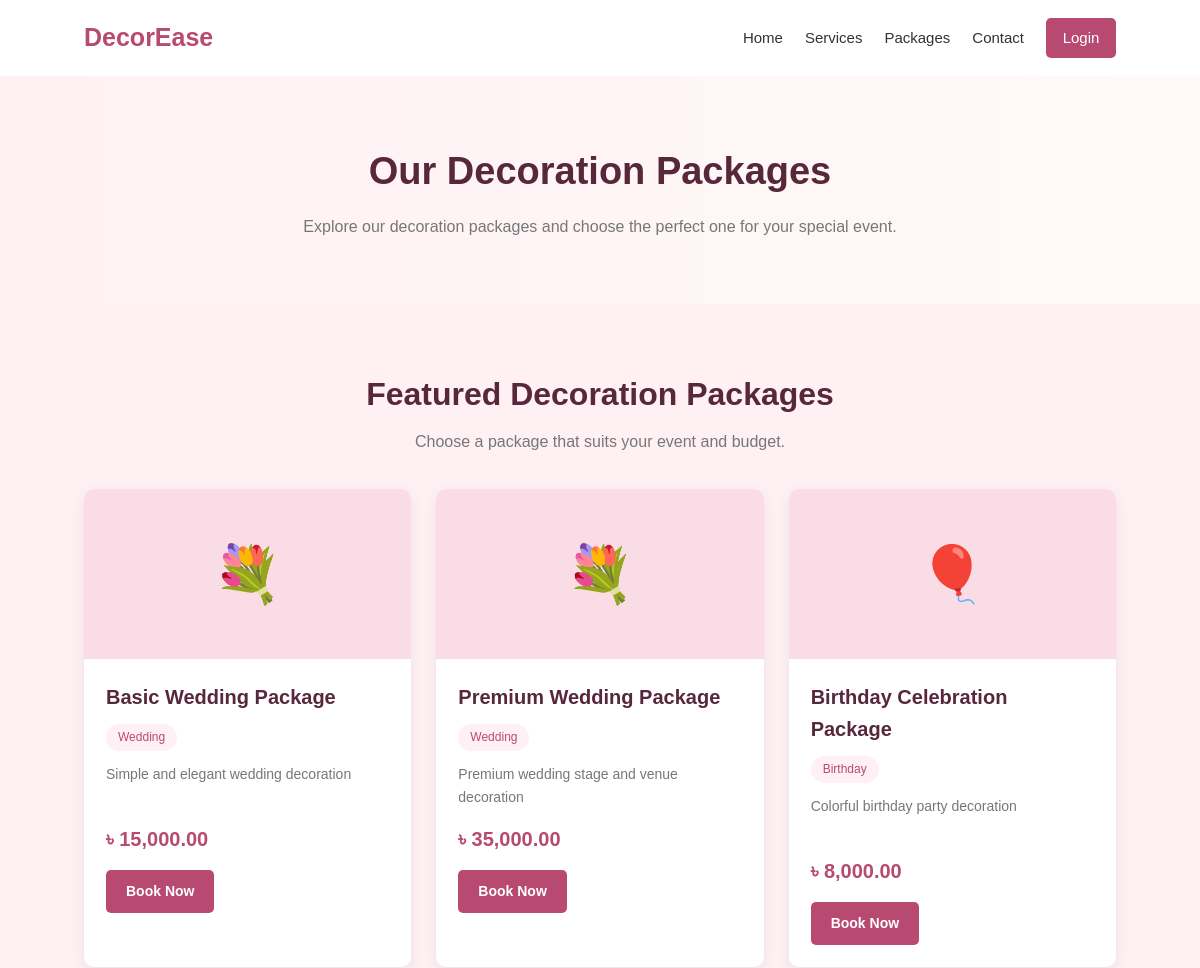
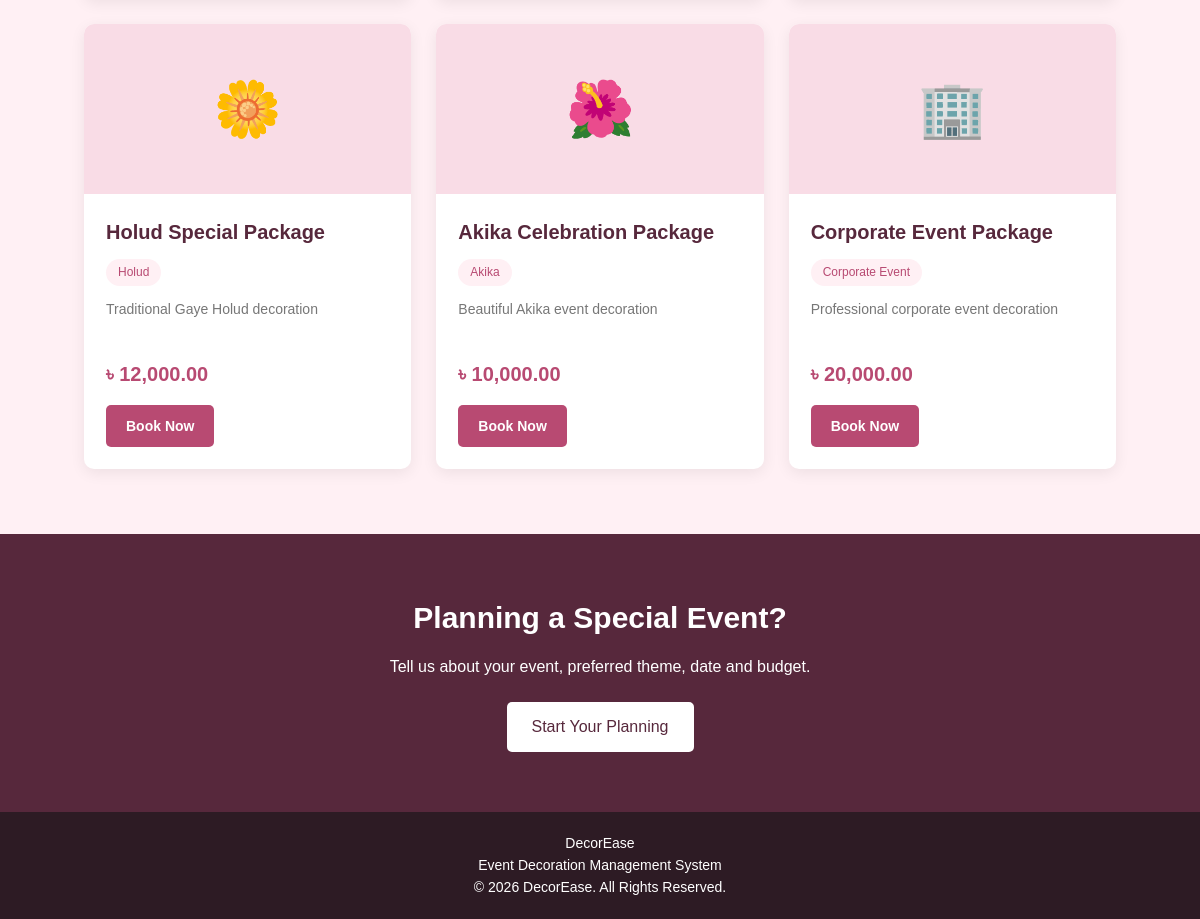
The page /packages.php on the database its author committed (2 pictures, top to bottom).
### tables this page shows
CREATE TABLE `decoration_packages` (
  `id` int(11) NOT NULL,
  `package_name` varchar(150) NOT NULL,
  `event_type_id` int(11) NOT NULL,
  `description` text DEFAULT NULL,
  `price` decimal(10,2) NOT NULL,
  `image` varchar(255) DEFAULT NULL,
  `status` enum('active','inactive') NOT NULL DEFAULT 'active',
  `created_at` timestamp NOT NULL DEFAULT current_timestamp()
);

CREATE TABLE `event_types` (
  `id` int(11) NOT NULL,
  `type_name` varchar(100) NOT NULL,
  `description` text DEFAULT NULL,
  `status` enum('active','inactive') NOT NULL DEFAULT 'active'
);

### packages.php (the view, shortened to what this page needs)
<?php
require_once 'db.php';
$packageSql = "
    SELECT
        dp.id,
        dp.package_name,
        dp.description,
        dp.price,
        et.type_name
    FROM decoration_packages dp
    INNER JOIN event_types et
        ON dp.event_type_id = et.id
    WHERE dp.status = 'active'
      AND et.status = 'active'
    ORDER BY dp.id ASC
    LIMIT 6
";
$packages = $conn->query($packageSql);
?>
<!DOCTYPE html>
<html lang="en">
<head>
</head>
<body>
    <?php include 'includes/navber.php'; ?>
    <main>
        <section class="page-header">
            <h1>Our Decoration Packages</h1>
            <p>
                Explore our decoration packages and choose
                the perfect one for your special event.
            </p>
        </section>
        <section class="packages-section" id="packages">
            <div class="section-title">
                <h2>Featured Decoration Packages</h2>
                <p>
                    Choose a package that suits your event and budget.
                </p>
            </div>
            <div class="package-container">
                <?php if ($packages && $packages->num_rows > 0): ?>
                    <?php while ($package = $packages->fetch_assoc()): ?>
                        <?php
                        $eventName = strtolower($package['type_name']);
                        $icon = '🎉';
                        if (strpos($eventName, 'wedding') !== false) {
                            $icon = '💐';
                        } elseif (strpos($eventName, 'birthday') !== false) {
                            $icon = '🎈';
                        } elseif (strpos($eventName, 'holud') !== false) {
                            $icon = '🌼';
                        } elseif (strpos($eventName, 'akika') !== false) {
                            $icon = '🌺';
                        } elseif (strpos($eventName, 'corporate') !== false) {
                            $icon = '🏢';
                        }
                        ?>
                        <div class="package-card">
                            <div class="package-image">
                                <?php echo $icon; ?>
                            </div>
                            <div class="package-details">
                                <h3>
                                    <?php
                                    echo htmlspecialchars($package['package_name']);
                                    ?>
                                </h3>
                                <span class="package-type">
                                    <?php
                                    echo htmlspecialchars($package['type_name']);
                                    ?>
                                </span>
                                <p>
                                    <?php
                                    echo htmlspecialchars(
                                        $package['description'] ?? ''
                                    );
                                    ?>
                                </p>
                                <div class="price">
                                    ৳ <?php
                                    echo number_format(
                                        (float) $package['price'],
                                        2
                                    );
                                    ?>
                                </div>
                                <a
                                    href="booking.php?package_id=<?php echo (int) $package['id']; ?>"
                                    class="book-btn"
                                >
                                    Book Now
                                </a>
                            </div>
                        </div>
                    <?php endwhile; ?>
                <?php endif; ?>
            </div>
        </section>
        <section class="booking-section">
            <h2>Planning a Special Event?</h2>
            <p>
                Tell us about your event, preferred theme,
                date and budget.
            </p>
            <a href="login.php" class="btn">
                Start Your Planning
            </a>
        </section>
    </main>
    <?php include 'includes/footer.php'; ?>
</body>
</html>

### includes/navber.php
<header class="site-header">
    <a href="index.php" class="logo">DecorEase</a>
    <nav class="main-nav">
        <a href="index.php">Home</a>
        <a href="services.php">Services</a>
        <a href="packages.php">Packages</a>
        <a href="contact.php">Contact</a>
        <?php if (isset($_SESSION["user_id"])): ?>
        <span class="welcome-user">
         Hi, <?php echo htmlspecialchars($_SESSION["user_name"]); ?>
        </span>
        <a href="logout.php" class="login-btn">Logout</a>
        <?php else: ?>
        <a href="login.php" class="login-btn">Login</a>
        <?php endif; ?>
    </nav>
</header>

### includes/footer.php
<footer class="site-footer">
    <div class="footer-brand">DecorEase</div>
    <p>
        Event Decoration Management System
    </p>
    <p>
        &copy; <?php echo date("Y"); ?> DecorEase.
        All Rights Reserved.
    </p>
</footer>

### includes/nav_style.php (style rules this page uses)
.site-header { width: 100%; height: 76px; padding: 0 7%; box-sizing: border-box; background-color: #ffffff; display: flex; justify-content: space-between; align-items: center; gap: 24px; box-shadow: 0 2px 10px rgba(0, 0, 0, 0.08); font-family: Arial, sans-serif; }
.site-header .logo { display: inline-block; flex-shrink: 0; margin: 0; padding: 0; color: #b84a72; font-size: 25px; font-weight: bold; line-height: 1.5; text-decoration: none; white-space: nowrap; }
.site-header .main-nav { display: flex; flex-direction: row; flex-wrap: nowrap; align-items: center; justify-content: flex-end; gap: 22px; margin: 0; padding: 0; }
.site-header .main-nav a { display: inline-block; flex-shrink: 0; margin: 0; padding: 0; color: #333333; font-size: 15px; font-weight: normal; line-height: 1.5; text-decoration: none; white-space: nowrap; }
.site-header .main-nav a.login-btn { padding: 9px 20px; background-color: #b84a72; color: #ffffff; border-radius: 5px; flex: 0 0 70px; width: 70px; min-width: 70px; max-width: 70px; padding: 9px 0; text-align: center; white-space: nowrap; }

### packages.php (style rules this page uses)
* { margin: 0; padding: 0; box-sizing: border-box; }
html { scroll-behavior: smooth; }
body { font-family: Arial, sans-serif; background-color: #fffaf7; color: #333333; line-height: 1.6; }
.page-header { padding: 65px 7%; text-align: center; background: linear-gradient(90deg, #fff0f4, #fffaf7); }
.page-header h1 { margin-bottom: 12px; color: #57283c; font-size: 38px; }
.page-header p { color: #777777; font-size: 16px; }
.packages-section { padding: 65px 7%; background-color: #fff0f4; min-height: 400px; }
.section-title { margin-bottom: 35px; text-align: center; }
.section-title h2 { margin-bottom: 8px; color: #57283c; font-size: 32px; }
.section-title p { color: #777777; }
.package-container { display: grid; grid-template-columns: repeat(3, minmax(0, 1fr)); gap: 25px; }
.package-card { overflow: hidden; background-color: #ffffff; border-radius: 10px; box-shadow: 0 4px 15px rgba(0, 0, 0, 0.07); transition: 0.3s; }
.package-image { height: 170px; display: flex; justify-content: center; align-items: center; background-color: #f9dce6; font-size: 55px; }
.package-details { padding: 22px; }
.package-details h3 { margin-bottom: 10px; color: #57283c; font-size: 20px; }
.package-type { display: inline-block; margin-bottom: 12px; padding: 4px 12px; background-color: #fff0f4; color: #b84a72; border-radius: 20px; font-size: 12px; }
.package-details p { margin-bottom: 15px; color: #777777; font-size: 14px; min-height: 45px; }
.price { color: #b84a72; font-size: 20px; font-weight: bold; }
.book-btn { display: inline-block; margin-top: 15px; padding: 10px 20px; background-color: #b84a72; color: #ffffff; text-decoration: none; border-radius: 5px; font-size: 14px; font-weight: bold; transition: 0.3s; }
.booking-section { padding: 60px 7%; background-color: #57283c; color: #ffffff; text-align: center; }
.booking-section h2 { margin-bottom: 12px; font-size: 30px; }
.booking-section p { margin-bottom: 22px; }
.booking-section .btn { display: inline-block; padding: 12px 25px; background-color: #ffffff; color: #57283c; border-radius: 5px; text-decoration: none; transition: 0.3s; }
.site-footer { padding: 20px; background-color: #2d1b24; color: #ffffff; font-size: 14px; text-align: center; }

### rows shown on the page
decoration_packages: event_type.type_name "💐", package_name "Basic Wedding Package", event_type.type_name "Wedding", description "Simple and elegant wedding decoration", price "15,000.00"
decoration_packages: event_type.type_name "💐", package_name "Premium Wedding Package", event_type.type_name "Wedding", description "Premium wedding stage and venue decoration", price "35,000.00"
decoration_packages: event_type.type_name "🎈", package_name "Birthday Celebration Package", event_type.type_name "Birthday", description "Colorful birthday party decoration", price "8,000.00"
decoration_packages: event_type.type_name "🌼", package_name "Holud Special Package", event_type.type_name "Holud", description "Traditional Gaye Holud decoration", price "12,000.00"
decoration_packages: event_type.type_name "🌺", package_name "Akika Celebration Package", event_type.type_name "Akika", description "Beautiful Akika event decoration", price "10,000.00"
decoration_packages: event_type.type_name "🏢", package_name "Corporate Event Package", event_type.type_name "Corporate Event", description "Professional corporate event decoration", price "20,000.00"
